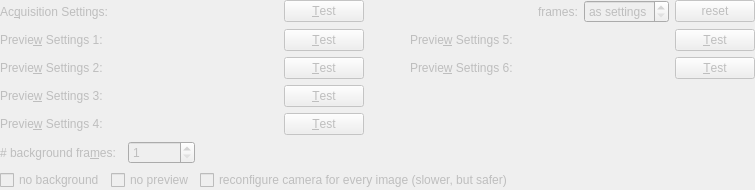
    <widget class="QWidget" name="widCam2Settings2" native="true">
     <property name="enabled">
      <bool>false</bool>
     </property>
     <layout class="QGridLayout" name="widCam2Settings" columnstretch="0,0,0">
      <property name="leftMargin">
       <number>0</number>
      </property>
      <property name="topMargin">
       <number>0</number>
      </property>
      <property name="rightMargin">
       <number>0</number>
      </property>
      <property name="bottomMargin">
       <number>0</number>
      </property>
      <item row="2" column="2">
       <layout class="QHBoxLayout" name="horizontalLayout_13" stretch="0,0,1,0,0,0">
        <item>
         <widget class="QFCameraConfigEditorWidget" name="cmbPreviewSettings2_2" native="true">
          <property name="minimumSize">
           <size>
            <width>150</width>
            <height>0</height>
           </size>
          </property>
          <property name="focusPolicy">
           <enum>Qt::TabFocus</enum>
          </property>
         </widget>
        </item>
        <item>
         <widget class="QPushButton" name="btnAcq2TestPreview2">
          <property name="toolTip">
           <string>&lt;html&gt;&lt;head/&gt;&lt;body&gt;&lt;p&gt;press this button down (and keep it pressed) to switch the preview of the camera to this setting. The setting will be activated as long as the button is pressed.&lt;/p&gt;&lt;p&gt;&lt;br/&gt;&lt;/p&gt;&lt;p&gt;&lt;span style=&quot; text-decoration: underline;&quot;&gt;Note:&lt;/span&gt; This does not only set the camera acquisition setting, but also sets the according lightpath (if activated below)!!!&lt;/p&gt;&lt;p&gt;&lt;br/&gt;&lt;/p&gt;&lt;p&gt;You can use this function to test a preview setting.&lt;/p&gt;&lt;/body&gt;&lt;/html&gt;</string>
          </property>
          <property name="text">
           <string>&amp;Test</string>
          </property>
         </widget>
        </item>
        <item>
         <spacer name="horizontalSpacer_12">
          <property name="orientation">
           <enum>Qt::Horizontal</enum>
          </property>
          <property name="sizeHint" stdset="0">
           <size>
            <width>40</width>
            <height>20</height>
           </size>
          </property>
         </spacer>
        </item>
        <item>
         <widget class="QLabel" name="labPreview2_6">
          <property name="text">
           <string>Previe&amp;w Settings 6:</string>
          </property>
          <property name="buddy">
           <cstring>cmbPreviewSettings2_1</cstring>
          </property>
         </widget>
        </item>
        <item>
         <widget class="QFCameraConfigEditorWidget" name="cmbPreviewSettings2_6" native="true">
          <property name="minimumSize">
           <size>
            <width>150</width>
            <height>0</height>
           </size>
          </property>
          <property name="focusPolicy">
           <enum>Qt::TabFocus</enum>
          </property>
         </widget>
        </item>
        <item>
         <widget class="QPushButton" name="btnAcq2TestPreview6">
          <property name="toolTip">
           <string>&lt;html&gt;&lt;head/&gt;&lt;body&gt;&lt;p&gt;press this button down (and keep it pressed) to switch the preview of the camera to this setting. The setting will be activated as long as the button is pressed.&lt;/p&gt;&lt;p&gt;&lt;br/&gt;&lt;/p&gt;&lt;p&gt;&lt;span style=&quot; text-decoration: underline;&quot;&gt;Note:&lt;/span&gt; This does not only set the camera acquisition setting, but also sets the according lightpath (if activated below)!!!&lt;/p&gt;&lt;p&gt;&lt;br/&gt;&lt;/p&gt;&lt;p&gt;You can use this function to test a preview setting.&lt;/p&gt;&lt;/body&gt;&lt;/html&gt;</string>
          </property>
          <property name="text">
           <string>&amp;Test</string>
          </property>
         </widget>
        </item>
       </layout>
      </item>
      <item row="1" column="0">
       <widget class="QLabel" name="labPreview2">
        <property name="text">
         <string>Previe&amp;w Settings 1:</string>
        </property>
        <property name="buddy">
         <cstring>cmbPreviewSettings2_1</cstring>
        </property>
       </widget>
      </item>
      <item row="5" column="0">
       <widget class="QLabel" name="labPreviewFrames2">
        <property name="text">
         <string># background fra&amp;mes:</string>
        </property>
        <property name="buddy">
         <cstring>spinBackgroundFrames2</cstring>
        </property>
       </widget>
      </item>
      <item row="2" column="0">
       <widget class="QLabel" name="labPreview2_2">
        <property name="text">
         <string>Previe&amp;w Settings 2:</string>
        </property>
        <property name="buddy">
         <cstring>cmbPreviewSettings2_1</cstring>
        </property>
       </widget>
      </item>
      <item row="5" column="2">
       <layout class="QHBoxLayout" name="horizontalLayout_2">
        <item>
         <widget class="QSpinBox" name="spinBackgroundFrames2">
          <property name="maximumSize">
           <size>
            <width>150</width>
            <height>16777215</height>
           </size>
          </property>
          <property name="minimum">
           <number>1</number>
          </property>
          <property name="maximum">
           <number>10000000</number>
          </property>
         </widget>
        </item>
        <item>
         <spacer name="horizontalSpacer_2">
          <property name="orientation">
           <enum>Qt::Horizontal</enum>
          </property>
          <property name="sizeHint" stdset="0">
           <size>
            <width>40</width>
            <height>20</height>
           </size>
          </property>
         </spacer>
        </item>
       </layout>
      </item>
      <item row="3" column="0">
       <widget class="QLabel" name="labPreview2_3">
        <property name="text">
         <string>Previe&amp;w Settings 3:</string>
        </property>
        <property name="buddy">
         <cstring>cmbPreviewSettings2_1</cstring>
        </property>
       </widget>
      </item>
      <item row="4" column="2">
       <layout class="QHBoxLayout" name="horizontalLayout_15" stretch="0,0,1">
        <item>
         <widget class="QFCameraConfigEditorWidget" name="cmbPreviewSettings2_4" native="true">
          <property name="minimumSize">
           <size>
            <width>150</width>
            <height>0</height>
           </size>
          </property>
          <property name="focusPolicy">
           <enum>Qt::TabFocus</enum>
          </property>
         </widget>
        </item>
        <item>
         <widget class="QPushButton" name="btnAcq2TestPreview4">
          <property name="toolTip">
           <string>&lt;html&gt;&lt;head/&gt;&lt;body&gt;&lt;p&gt;press this button down (and keep it pressed) to switch the preview of the camera to this setting. The setting will be activated as long as the button is pressed.&lt;/p&gt;&lt;p&gt;&lt;br/&gt;&lt;/p&gt;&lt;p&gt;&lt;span style=&quot; text-decoration: underline;&quot;&gt;Note:&lt;/span&gt; This does not only set the camera acquisition setting, but also sets the according lightpath (if activated below)!!!&lt;/p&gt;&lt;p&gt;&lt;br/&gt;&lt;/p&gt;&lt;p&gt;You can use this function to test a preview setting.&lt;/p&gt;&lt;/body&gt;&lt;/html&gt;</string>
          </property>
          <property name="text">
           <string>&amp;Test</string>
          </property>
         </widget>
        </item>
        <item>
         <spacer name="horizontalSpacer_15">
          <property name="orientation">
           <enum>Qt::Horizontal</enum>
          </property>
          <property name="sizeHint" stdset="0">
           <size>
            <width>40</width>
            <height>20</height>
           </size>
          </property>
         </spacer>
        </item>
       </layout>
      </item>
      <item row="1" column="2">
       <layout class="QHBoxLayout" name="horizontalLayout_12">
        <item>
         <widget class="QFCameraConfigEditorWidget" name="cmbPreviewSettings2_1" native="true">
          <property name="minimumSize">
           <size>
            <width>150</width>
            <height>0</height>
           </size>
          </property>
          <property name="focusPolicy">
           <enum>Qt::TabFocus</enum>
          </property>
         </widget>
        </item>
        <item>
         <widget class="QPushButton" name="btnAcq2TestPreview1">
          <property name="toolTip">
           <string>&lt;html&gt;&lt;head/&gt;&lt;body&gt;&lt;p&gt;press this button down (and keep it pressed) to switch the preview of the camera to this setting. The setting will be activated as long as the button is pressed.&lt;/p&gt;&lt;p&gt;&lt;br/&gt;&lt;/p&gt;&lt;p&gt;&lt;span style=&quot; text-decoration: underline;&quot;&gt;Note:&lt;/span&gt; This does not only set the camera acquisition setting, but also sets the according lightpath (if activated below)!!!&lt;/p&gt;&lt;p&gt;&lt;br/&gt;&lt;/p&gt;&lt;p&gt;You can use this function to test a preview setting.&lt;/p&gt;&lt;/body&gt;&lt;/html&gt;</string>
          </property>
          <property name="text">
           <string>&amp;Test</string>
          </property>
         </widget>
        </item>
        <item>
         <spacer name="horizontalSpacer_11">
          <property name="orientation">
           <enum>Qt::Horizontal</enum>
          </property>
          <property name="sizeHint" stdset="0">
           <size>
            <width>40</width>
            <height>20</height>
           </size>
          </property>
         </spacer>
        </item>
        <item>
         <widget class="QLabel" name="labPreview2_5">
          <property name="text">
           <string>Previe&amp;w Settings 5:</string>
          </property>
          <property name="buddy">
           <cstring>cmbPreviewSettings2_1</cstring>
          </property>
         </widget>
        </item>
        <item>
         <widget class="QFCameraConfigEditorWidget" name="cmbPreviewSettings2_5" native="true">
          <property name="minimumSize">
           <size>
            <width>150</width>
            <height>0</height>
           </size>
          </property>
          <property name="focusPolicy">
           <enum>Qt::TabFocus</enum>
          </property>
         </widget>
        </item>
        <item>
         <widget class="QPushButton" name="btnAcq2TestPreview5">
          <property name="toolTip">
           <string>&lt;html&gt;&lt;head/&gt;&lt;body&gt;&lt;p&gt;press this button down (and keep it pressed) to switch the preview of the camera to this setting. The setting will be activated as long as the button is pressed.&lt;/p&gt;&lt;p&gt;&lt;br/&gt;&lt;/p&gt;&lt;p&gt;&lt;span style=&quot; text-decoration: underline;&quot;&gt;Note:&lt;/span&gt; This does not only set the camera acquisition setting, but also sets the according lightpath (if activated below)!!!&lt;/p&gt;&lt;p&gt;&lt;br/&gt;&lt;/p&gt;&lt;p&gt;You can use this function to test a preview setting.&lt;/p&gt;&lt;/body&gt;&lt;/html&gt;</string>
          </property>
          <property name="text">
           <string>&amp;Test</string>
          </property>
         </widget>
        </item>
       </layout>
      </item>
      <item row="0" column="0">
       <widget class="QLabel" name="label_9">
        <property name="text">
         <string>Ac&amp;quisition Settings:</string>
        </property>
        <property name="buddy">
         <cstring>cmbAcquisitionSettings2</cstring>
        </property>
       </widget>
      </item>
      <item row="4" column="0">
       <widget class="QLabel" name="labPreview2_4">
        <property name="text">
         <string>Previe&amp;w Settings 4:</string>
        </property>
        <property name="buddy">
         <cstring>cmbPreviewSettings2_1</cstring>
        </property>
       </widget>
      </item>
      <item row="3" column="2">
       <layout class="QHBoxLayout" name="horizontalLayout_14" stretch="0,0,1">
        <item>
         <widget class="QFCameraConfigEditorWidget" name="cmbPreviewSettings2_3" native="true">
          <property name="minimumSize">
           <size>
            <width>150</width>
            <height>0</height>
           </size>
          </property>
          <property name="focusPolicy">
           <enum>Qt::TabFocus</enum>
          </property>
         </widget>
        </item>
        <item>
         <widget class="QPushButton" name="btnAcq2TestPreview3">
          <property name="toolTip">
           <string>&lt;html&gt;&lt;head/&gt;&lt;body&gt;&lt;p&gt;press this button down (and keep it pressed) to switch the preview of the camera to this setting. The setting will be activated as long as the button is pressed.&lt;/p&gt;&lt;p&gt;&lt;br/&gt;&lt;/p&gt;&lt;p&gt;&lt;span style=&quot; text-decoration: underline;&quot;&gt;Note:&lt;/span&gt; This does not only set the camera acquisition setting, but also sets the according lightpath (if activated below)!!!&lt;/p&gt;&lt;p&gt;&lt;br/&gt;&lt;/p&gt;&lt;p&gt;You can use this function to test a preview setting.&lt;/p&gt;&lt;/body&gt;&lt;/html&gt;</string>
          </property>
          <property name="text">
           <string>&amp;Test</string>
          </property>
         </widget>
        </item>
        <item>
         <spacer name="horizontalSpacer_13">
          <property name="orientation">
           <enum>Qt::Horizontal</enum>
          </property>
          <property name="sizeHint" stdset="0">
           <size>
            <width>40</width>
            <height>20</height>
           </size>
          </property>
         </spacer>
        </item>
       </layout>
      </item>
      <item row="0" column="2">
       <layout class="QHBoxLayout" name="horizontalLayout_11" stretch="0,0,1,0,0,0">
        <item>
         <widget class="QFCameraConfigEditorWidget" name="cmbAcquisitionSettings2" native="true">
          <property name="minimumSize">
           <size>
            <width>150</width>
            <height>0</height>
           </size>
          </property>
          <property name="focusPolicy">
           <enum>Qt::TabFocus</enum>
          </property>
         </widget>
        </item>
        <item>
         <widget class="QPushButton" name="btnAcq2Test">
          <property name="toolTip">
           <string>&lt;html&gt;&lt;head/&gt;&lt;body&gt;&lt;p&gt;press this button down (and keep it pressed) to switch the preview of the camera to this setting. The setting will be activated as long as the button is pressed.&lt;/p&gt;&lt;p&gt;&lt;span style=&quot; text-decoration: underline;&quot;&gt;Note:&lt;/span&gt; This does not only set the camera acquisition setting, but also sets the according lightpath (if activated below)!!!&lt;/p&gt;&lt;p&gt;You can use this function to test a acquisition setting.&lt;/p&gt;&lt;/body&gt;&lt;/html&gt;</string>
          </property>
          <property name="text">
           <string>&amp;Test</string>
          </property>
         </widget>
        </item>
        <item>
         <spacer name="horizontalSpacer_10">
          <property name="orientation">
           <enum>Qt::Horizontal</enum>
          </property>
          <property name="sizeHint" stdset="0">
           <size>
            <width>40</width>
            <height>20</height>
           </size>
          </property>
         </spacer>
        </item>
        <item>
         <widget class="QLabel" name="label_8">
          <property name="text">
           <string>frames:</string>
          </property>
         </widget>
        </item>
        <item>
         <widget class="QSpinBox" name="spinFrames2">
          <property name="minimumSize">
           <size>
            <width>85</width>
            <height>0</height>
           </size>
          </property>
          <property name="specialValueText">
           <string>as settings</string>
          </property>
          <property name="maximum">
           <number>999999999</number>
          </property>
          <property name="singleStep">
           <number>100</number>
          </property>
         </widget>
        </item>
        <item>
         <widget class="QPushButton" name="btnReset2">
          <property name="text">
           <string>reset</string>
          </property>
         </widget>
        </item>
       </layout>
      </item>
      <item row="6" column="0" colspan="3">
       <layout class="QHBoxLayout" name="horizontalLayout_20">
        <item>
         <widget class="QCheckBox" name="chkNoBackground2">
          <property name="toolTip">
           <string>&lt;html&gt;&lt;head/&gt;&lt;body&gt;&lt;p&gt;use these checkboxes to deactivate the preview/background images for a camera. Some cameras (e.g. the Rh2V2 driver) do not support the single-frame polling acquisition mode well. In those cases make sure this checkbox is checked.&lt;/p&gt;&lt;p&gt;&lt;br/&gt;&lt;/p&gt;&lt;p&gt;The acquisition will proceed as usual for any non-checked camera. For the checked cameras, the background and preview acquisition will be omitted, i.e. also any switch to the single-frame acquisition mode of the driver!&lt;/p&gt;&lt;/body&gt;&lt;/html&gt;</string>
          </property>
          <property name="text">
           <string>no background</string>
          </property>
         </widget>
        </item>
        <item>
         <widget class="QCheckBox" name="chkNoPreview2">
          <property name="toolTip">
           <string>&lt;html&gt;&lt;head/&gt;&lt;body&gt;&lt;p&gt;use these checkboxes to deactivate the preview/background images for a camera. Some cameras (e.g. the Rh2V2 driver) do not support the single-frame polling acquisition mode well. In those cases make sure this checkbox is checked.&lt;/p&gt;&lt;p&gt;&lt;br/&gt;&lt;/p&gt;&lt;p&gt;The acquisition will proceed as usual for any non-checked camera. For the checked cameras, the background and preview acquisition will be omitted, i.e. also any switch to the single-frame acquisition mode of the driver!&lt;/p&gt;&lt;/body&gt;&lt;/html&gt;</string>
          </property>
          <property name="text">
           <string>no preview</string>
          </property>
         </widget>
        </item>
        <item>
         <widget class="QCheckBox" name="chkReconfigureAlways2">
          <property name="text">
           <string>reconfigure camera for every image (slower, but safer)</string>
          </property>
         </widget>
        </item>
        <item>
         <spacer name="horizontalSpacer_21">
          <property name="orientation">
           <enum>Qt::Horizontal</enum>
          </property>
          <property name="sizeHint" stdset="0">
           <size>
            <width>40</width>
            <height>20</height>
           </size>
          </property>
         </spacer>
        </item>
       </layout>
      </item>
     </layout>
    </widget>
